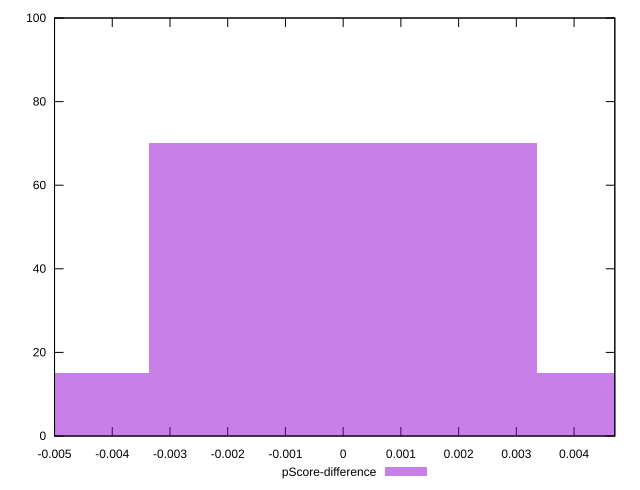

Reproduce this figure in gnuplot.
reset

$pScoreDifference <<EOF
-0.006717969517268659 15
0 70
0.006717969517268659 15
EOF

set key outside below
set boxwidth 0.006717969517268659
set xrange [-0.0050000000000000044:0.004705882352941171]
set yrange [0:100]
set trange [0:100]
set style fill transparent solid 0.5 noborder
set terminal svg size 640, 490 enhanced background rgb 'white'
set output "report_00013_2021-02-09T12-04-24.940Z/render-blocking-resources/samples/pages+cached+noadtech/pScore-difference/histogram.svg"

plot $pScoreDifference title "pScore-difference" with boxes

reset
